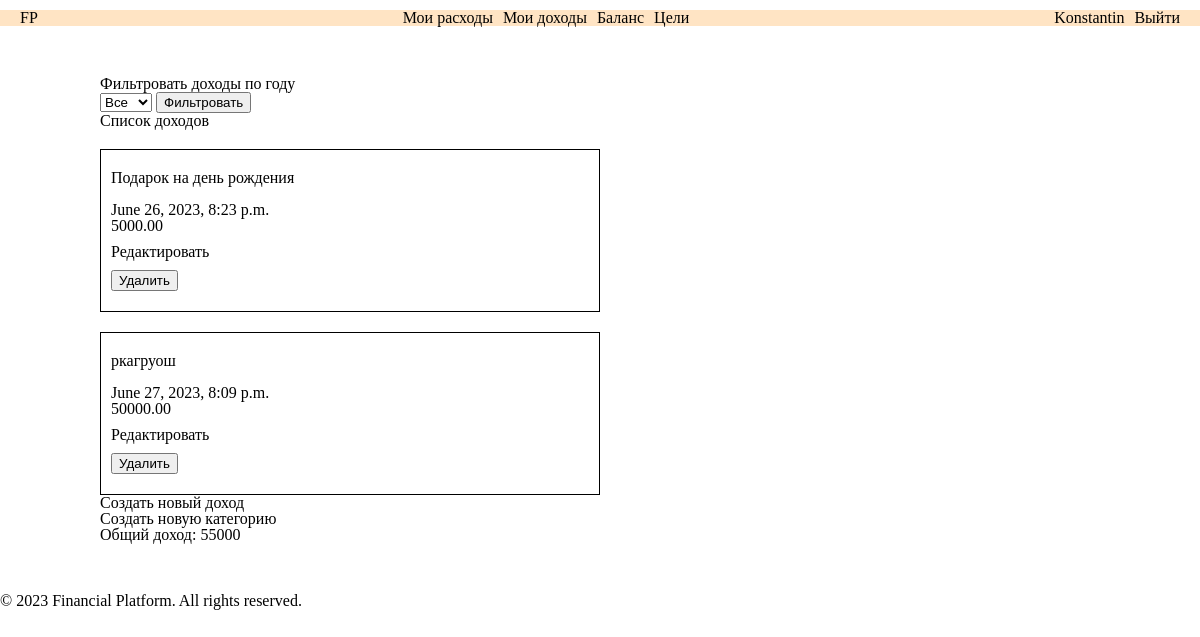
The page /incomes/ (signed in) on the database as committed earlier.
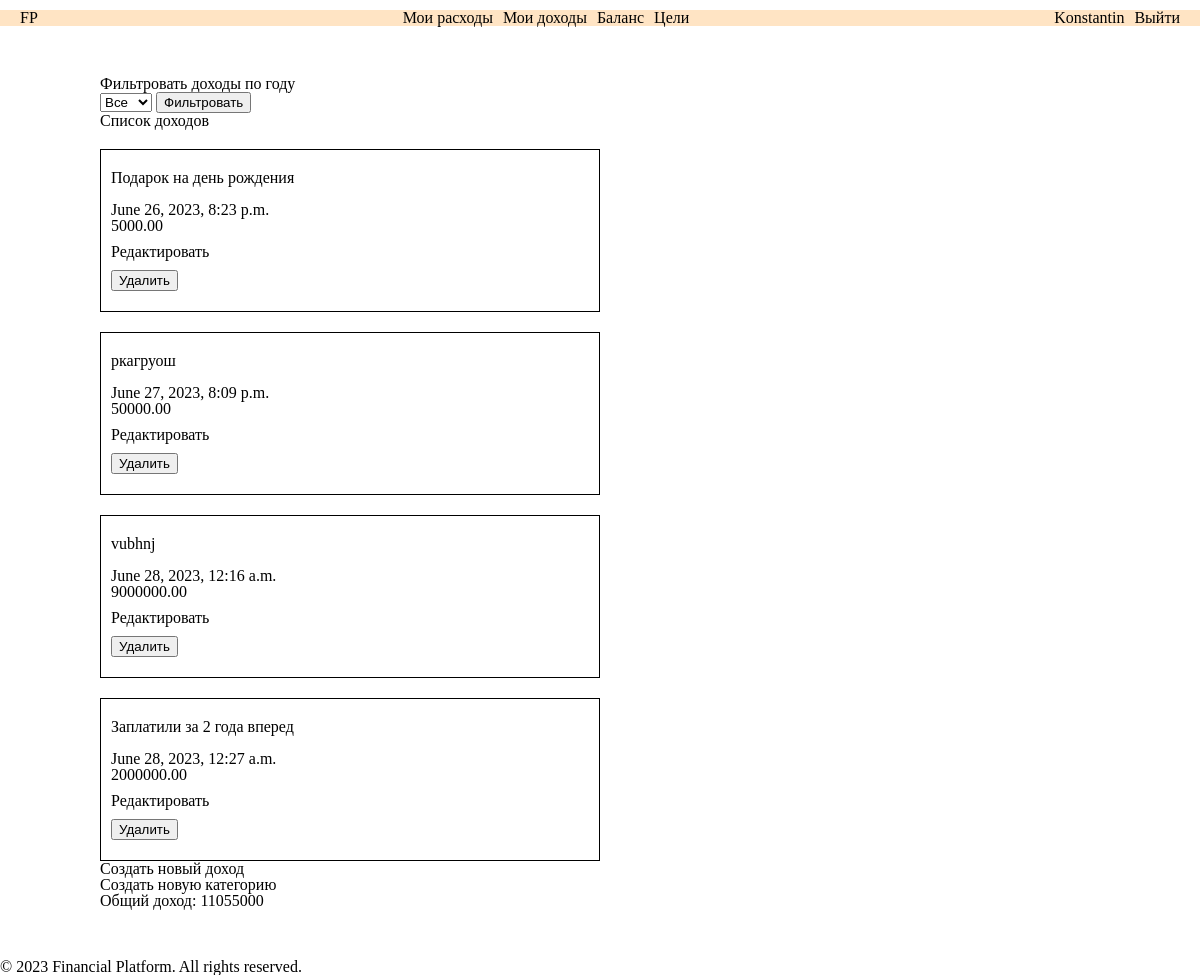
The same page on the database as committed later.
### incomes/models.py (models this page shows, shortened)
class Income(models.Model):
    income_id = models.AutoField(primary_key=True)
    user = models.ForeignKey(User, on_delete=models.CASCADE)
    income_name = models.CharField(max_length=255, blank=True)
    categories = models.ManyToManyField(IncomeCategory)
    date = models.DateTimeField(default=timezone.now)
    amount = models.DecimalField(max_digits=10, decimal_places=2)
    description = models.TextField(blank=True)

### incomes/views.py (the view)
# urls.py: path('', income_list, name='income_list'),
@login_required
def income_list(request):
    selected_year = request.GET.get('year')
    year = datetime.date.today().year
    month = datetime.date.today().month
    user = request.user
    if selected_year:
        incomes = Income.objects.filter(date__year=selected_year, user=user)
        total_income_sum = calculate_total_income(selected_year, month, user)
    else:
        incomes = Income.objects.filter(user=user)
        total_income_sum = calculate_total_income(year, month, user)
    income_years = Income.objects.filter(user=user).values('date__year').distinct().order_by('-date__year')
    context = {
        'incomes': incomes,
        'total_income_sum': total_income_sum,
        'selected_year': selected_year,
        'income_years': income_years,
    }
    return render(request, 'incomes/income_list.html', context)

### incomes/views.py (called while the page is built)
def calculate_total_income(year, month, user):
    incomes = Income.objects.filter(date__year=year, date__month=month, user=user)
    total_income = incomes.aggregate(Sum('amount'))['amount__sum'] or Decimal('0')
    return total_income

### incomes/templates/incomes/income_list.html (shortened to what this page needs)
{% extends 'base.html' %}
{% load static %}
{% block content %}
  <div class="expenses">
    <h2>Фильтровать доходы по году</h2>
    <form method="GET">
      <select name="year">
        <option value="">Все</option>
      </select>
      <button type="submit">Фильтровать</button>
    </form>
    <h2>Список доходов</h2>
      {% for income in incomes %}
      {% if income.user == request.user %}
      <div class="card">
        <p>{{ income.income_name }} <br>{{ income.category.name }} <br> {{ income.date }} <br> {{ income.amount }} <br> {{ income.description }}</p>
        <a href="{% url 'income_edit' income.income_id %}">Редактировать</a>
        <form method="POST" action="{% url 'income_delete' income.income_id %}">
          <button type="submit">Удалить</button>
        </form>
      </div>
      {% endif %}
      {% empty %}
        <p>Нет доступных доходов.</p>
      {% endfor %}
    <a href="{% url 'income_create' %}">Создать новый доход</a> <br>
    <a class="create-category" href="{% url 'income_category_create' %}">Создать новую категорию</a>
    <p>Общий доход: {{ total_income_sum }}</p>
  </div>
{% endblock %}

Rows that differ between the two databases and show on the page:
added Income: income_name "vubhnj", date "June 28, 2023, 12:16 a.m.", amount "9000000.00"
added Income: income_name "Заплатили за 2 года вперед", date "June 28, 2023, 12:27 a.m.", amount "2000000.00"
Other text that changed with them:
{{ total_income_sum }}: "55000" → "11055000"
